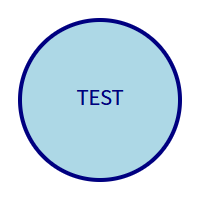
#> input picture gemini-3.8-flash/codex(agy2api)/Riding Pelican/shot01/test.png, 200 x 200 px
$ python spatial.py '../../../../../gemini-3.8-flash/codex(agy2api)/Riding Pelican/shot01/test.png'
#> lines starting #> are read from the running program, lines starting #| are printed output that depends on the picture
"""Spatial light analysis: where is the luminance in the frame?
Prints a 6x6 tile map so composition problems are visible without eyes."""
import sys, os
import numpy as np
from PIL import Image

def prof(path):
    a = np.asarray(Image.open(path).convert('RGB')).astype(np.float32) / 255
    lum = 0.2126*a[:,:,0] + 0.7152*a[:,:,1] + 0.0722*a[:,:,2]
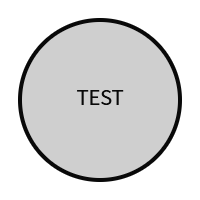
#> lum: shape (200, 200) float32; min 0.0362, max 1, mean 0.859
    h, w = lum.shape
#> h = 200; w = 200
    th, tw = h // 6, w // 6
#> th = 33; tw = 33
    tiles = lum[:th*6, :tw*6].reshape(6, th, 6, tw).mean(axis=(1, 3))
#> tiles = [[1, 0.959, 0.832, 0.831, 0.95, 1], [0.959, 0.749, 0.815, 0.815, 0.753, 0.944], [0.832, 0.815, 0.764, 0.766, 0.815, 0.821], [0.831, 0.815, 0.79, 0.788, 0.815, 0.819], [0.95, 0.753, 0.815, 0.815, 0.757, 0.934], [1, 0.944, 0.821, 0.819, 0.934, 1]]
    lines = [f"  {os.path.basename(path):22} mean={lum.mean():.3f} p99={np.percentile(lum,99):.3f}"]
    for r in range(6):
        lines.append('      ' + ' '.join(f'{tiles[r,c]:.3f}' for c in range(6)))
#> after the loop, lines = 7 items
    my, mx = np.unravel_index(tiles.argmax(), tiles.shape)
#> my = 0; mx = 0
    lines.append(f"      brightest tile: row{my} col{mx} = {tiles.max():.3f}")
    return '\n'.join(lines)

if __name__ == '__main__':
    for p in sys.argv[1:]:
        if os.path.isdir(p):
            for f in sorted(os.listdir(p)):
                if f.endswith('.png'):
                    print(prof(os.path.join(p, f)))
        else:
            print(prof(p))
